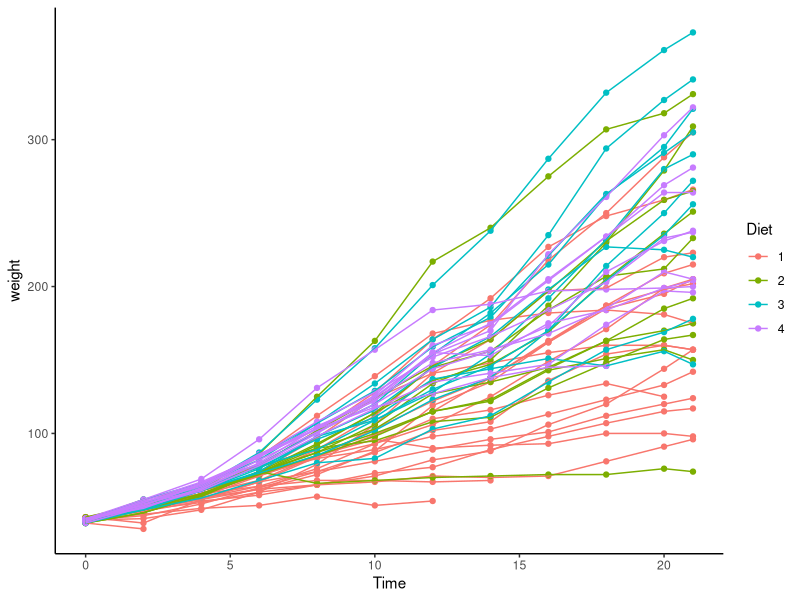
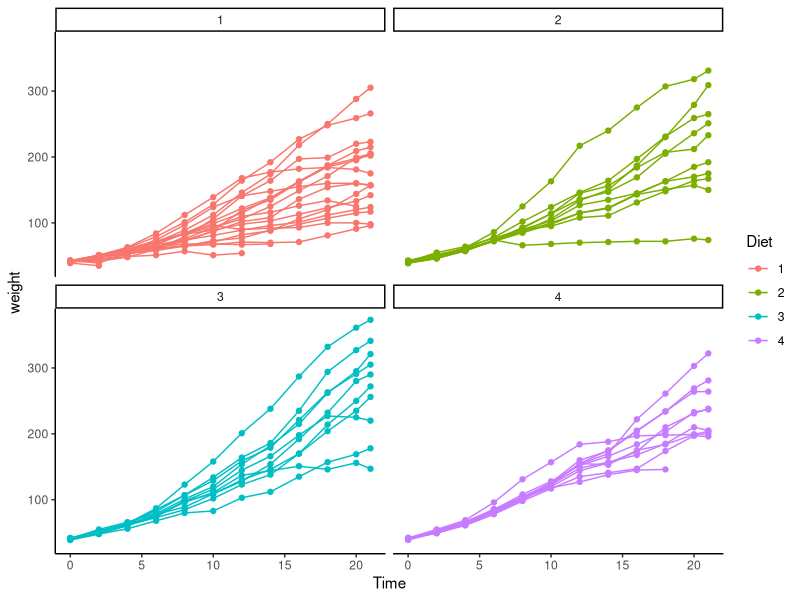

R code for these plots, in order:
## ---- chunk 1
knitr::opts_chunk$set(echo = FALSE, warning = FALSE, message = FALSE)
suppressMessages(suppressWarnings(library(tidyverse, quietly = TRUE)))
options("kableExtra.html.bsTable" = T)
library(kableExtra)
## ---- chunk 2
library(tidyverse)
data("ChickWeight")
ggplot(ChickWeight, aes(x = Time, y = weight, group = Chick))+ geom_point(aes(color = Diet)) + geom_path(aes(color = Diet)) + theme_classic()
## ---- chunk 3
ggplot(ChickWeight, aes(x = Time, y = weight, group = Chick))+ geom_point(aes(color = Diet)) + geom_path(aes(color = Diet)) + facet_wrap(~Diet) + theme_classic()
## ---- chunk 4
MyReapeted <- aov(weight ~ Diet + Error(Chick/Time), data = ChickWeight)
summary(MyReapeted)
## ---- chunk 5
MyReapeted <- aov(weight ~ Diet*Time + Error(Chick/Time), data = ChickWeight)
summary(MyReapeted)
## ---- chunk 6
library(lme4)
library(lmerTest)

MyReapeted2 <- lmer(weight ~ Diet + (1|Chick), data = ChickWeight)

anova(MyReapeted2)
## ---- chunk 7
library(lme4)
library(lmerTest)

MyReapeted2 <- lmer(weight ~ Diet*Time + (1|Chick), data = ChickWeight)

anova(MyReapeted2)
## ---- chunk 8
Fit1 <- lm(mpg~hp, data = mtcars)
## ---- chunk 9
kable(broom::tidy(Fit1), digits = 3) %>% kable_styling("striped")
## ---- chunk 10
150*-0.068 + 30.099
## ---- chunk 11
library(knitr)
include_app(url = "http://admin.derek-corcoran-barrios.com/shiny/rstudio/sample-apps/Shiny1/", height = "800px")
## ---- chunk 12
kable(broom::tidy(Fit1), digits = 3) %>% kable_styling("striped")
## ---- chunk 13
Low <- 30.099 - 1.634 * qt(0.975, df = nrow(mtcars) - 2)
High <- 30.099 + 1.634 * qt(0.975, df = nrow(mtcars) - 2)
## ---- chunk 14
kable(broom::tidy(Fit1, conf.int = T)
, digits = 3) %>% kable_styling("striped")
